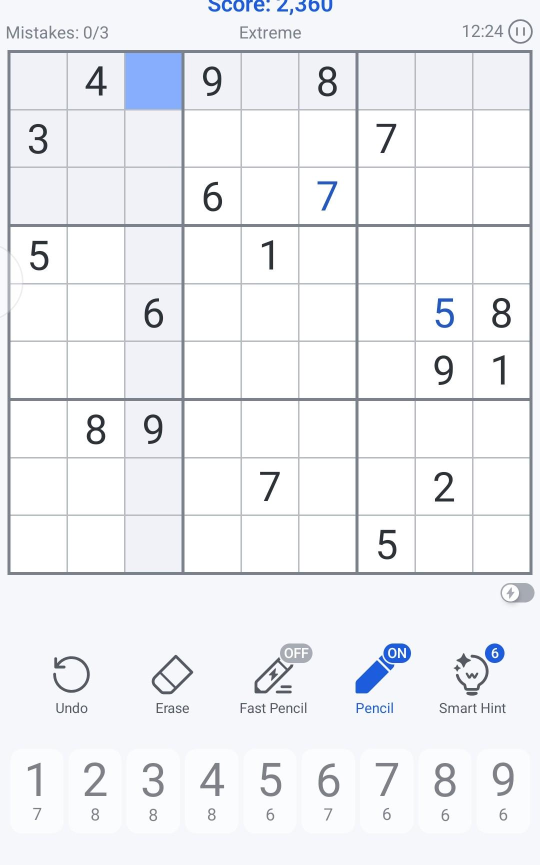
#> input picture current.jpeg, 1080 x 1730 px (shown at 1/2 size)
$ python -i board.py   (imports and definitions only)
#> lines starting #> are read from the running program, lines starting #| are printed output that depends on the picture; after the words box and inside, x2 and y2 are one past the last pixel; in counts of white or black regions, pixels touching at a corner belong together
#> further down, picture is the input picture: shape (1730, 1080, 3); mean B, G, R 244.5, 240.9, 239.5
import cv2
import numpy as np


# ============================================================
# CONFIG
# ============================================================

GRID_SIZE = 9
OUTPUT_SIZE = 900

MIN_SQUARENESS = 0.55

DEBUG_FONT_SCALE = 0.45

LINE_SEARCH_RATIO = 0.25

MIN_LINE_DISTANCE_RATIO = 0.45


# ============================================================
# BASIC GEOMETRY
# ============================================================

def order_points(points):
    points = np.array(
        points,
        dtype=np.float32
    )

    result = np.zeros(
        (4, 2),
        dtype=np.float32
    )

    s = points.sum(axis=1)

    d = np.diff(
        points,
        axis=1
    ).reshape(-1)

    result[0] = points[np.argmin(s)]
    result[2] = points[np.argmax(s)]

    result[1] = points[np.argmin(d)]
    result[3] = points[np.argmax(d)]

    return result


# [29 lines left out: function four_point_transform, not called in this run]


# ============================================================
# BOARD DETECTION
# ============================================================

def preprocess_for_detection(image):
    gray = cv2.cvtColor(
        image,
        cv2.COLOR_BGR2GRAY
    )

    blur = cv2.GaussianBlur(
        gray,
        (5, 5),
        0
    )

    threshold = cv2.adaptiveThreshold(
        blur,
        255,
        cv2.ADAPTIVE_THRESH_GAUSSIAN_C,
        cv2.THRESH_BINARY_INV,
        11,
        2
    )
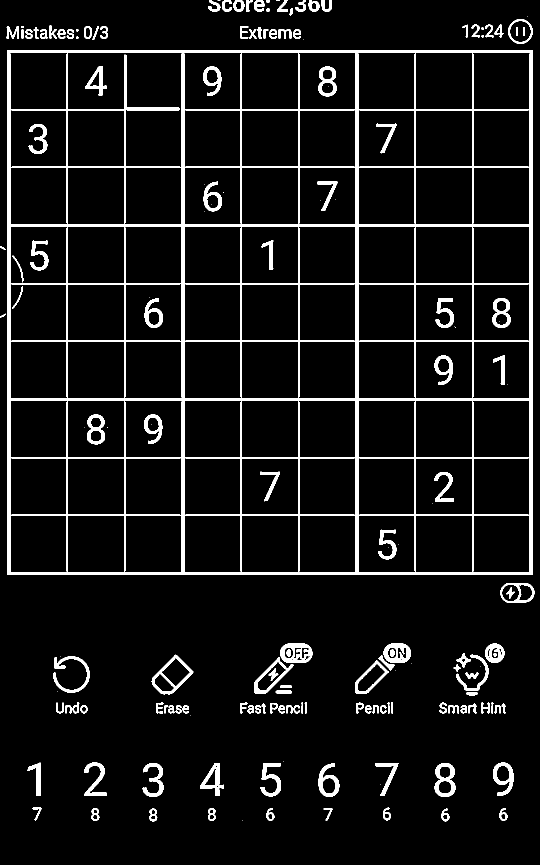
#> threshold: shape (1730, 1080) (shown at 1/2 size); 7.3% white; 173 white regions (36 under 20 px), largest, box (x1, y1, x2, y2) and area: (15, 100, 1065, 1150) 86773, (560, 1287, 625, 1326) 1482, (303, 1309, 387, 1389) 1390

    kernel = cv2.getStructuringElement(
        cv2.MORPH_RECT,
        (3, 3)
    )

    threshold = cv2.morphologyEx(
        threshold,
        cv2.MORPH_CLOSE,
        kernel,
        iterations=2
    )
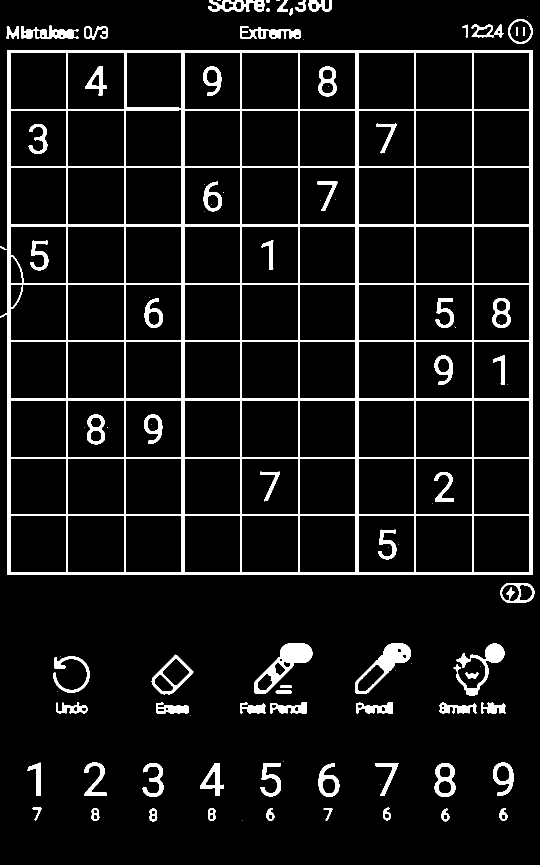
#> threshold: shape (1730, 1080) (shown at 1/2 size); 7.7% white; 101 white regions (30 under 20 px)

    return threshold


def calculate_angle(a, b, c):
    ba = a - b
    bc = c - b

    denominator = (
        np.linalg.norm(ba)
        *
        np.linalg.norm(bc)
    )

    if denominator == 0:
        return 0

    cosine = np.dot(
        ba,
        bc
    ) / denominator

    cosine = np.clip(
        cosine,
        -1.0,
        1.0
    )

    return np.degrees(
        np.arccos(cosine)
    )


def calculate_squareness(quad):
    quad = order_points(quad)

    tl, tr, br, bl = quad

    angles = [
        calculate_angle(
            bl,
            tl,
            tr
        ),

        calculate_angle(
            tl,
            tr,
            br
        ),

        calculate_angle(
            tr,
            br,
            bl
        ),

        calculate_angle(
            br,
            bl,
            tl
        ),
    ]

    score = 1.0 - (
        np.mean(
            np.abs(
                np.array(angles) - 90
            )
        )
        /
        90
    )

    return max(
        0.0,
        score
    )


def contour_to_quad(contour):
    perimeter = cv2.arcLength(
        contour,
        True
    )

    for epsilon_ratio in [
        0.01,
        0.015,
        0.02,
        0.025,
        0.03,
        0.04
    ]:
        epsilon = (
            epsilon_ratio
            *
            perimeter
        )

        approx = cv2.approxPolyDP(
            contour,
            epsilon,
            True
        )

        if len(approx) == 4:
            return (
                approx
                .reshape(4, 2)
                .astype(np.float32)
            )

    return None


def find_sudoku_contour(image):
    binary = preprocess_for_detection(
        image
    )

    contours, _ = cv2.findContours(
        binary,
        cv2.RETR_LIST,
        cv2.CHAIN_APPROX_SIMPLE
    )
#> contours = 249 contours, 30 with area under 20; largest, box (x1, y1, x2, y2) and area: (0, 100, 1065, 1150) 1100466, (250, 219, 364, 334) 12772, (946, 1031, 1060, 1145) 12767, (831, 1031, 945, 1145) 12767, (716, 1031, 830, 1145) 12767

    image_area = (
        image.shape[0]
        *
        image.shape[1]
    )
#> image_area = 1868400

    candidates = []

    for contour in contours:
        area = cv2.contourArea(
            contour
        )

        if area < image_area * 0.08:
            continue

        if area > image_area * 0.98:
            continue

        quad = contour_to_quad(
            contour
        )

        if quad is None:
            continue

        squareness = calculate_squareness(
            quad
        )

        if squareness < MIN_SQUARENESS:
            continue

        perimeter = cv2.arcLength(
            contour,
            True
        )

        candidates.append(
            (
                area,
                squareness,
                perimeter,
                quad
            )
        )
#> this loop made 249 passes
#> area on passes 2 to 4: 67, 81.5, 67
#> after the loop, candidates = [(1100466.5, 1, 4265.4, [[15, 100], [15, 1149], [1064, 1149], [1064, 100]])]

    if not candidates:
        return None

    candidates.sort(
        key=lambda item:
            item[0]
            *
            (
                0.5
                +
                0.5 * item[1]
            ),
        reverse=True
    )

    return candidates[0][3]


# ============================================================
# IMAGE CLEANING
# ============================================================

# [716 lines left out: functions clean_warped_image, prepare_grid_binary, calculate_projection, smooth_projection, local_line_score, find_internal_grid_lines and 4 more, not called in this run]

>>> import cv2
>>> picture = cv2.imread('current.jpeg')
>>> result = find_sudoku_contour(picture)
#> result = [[15, 100], [15, 1149], [1064, 1149], [1064, 100]]
